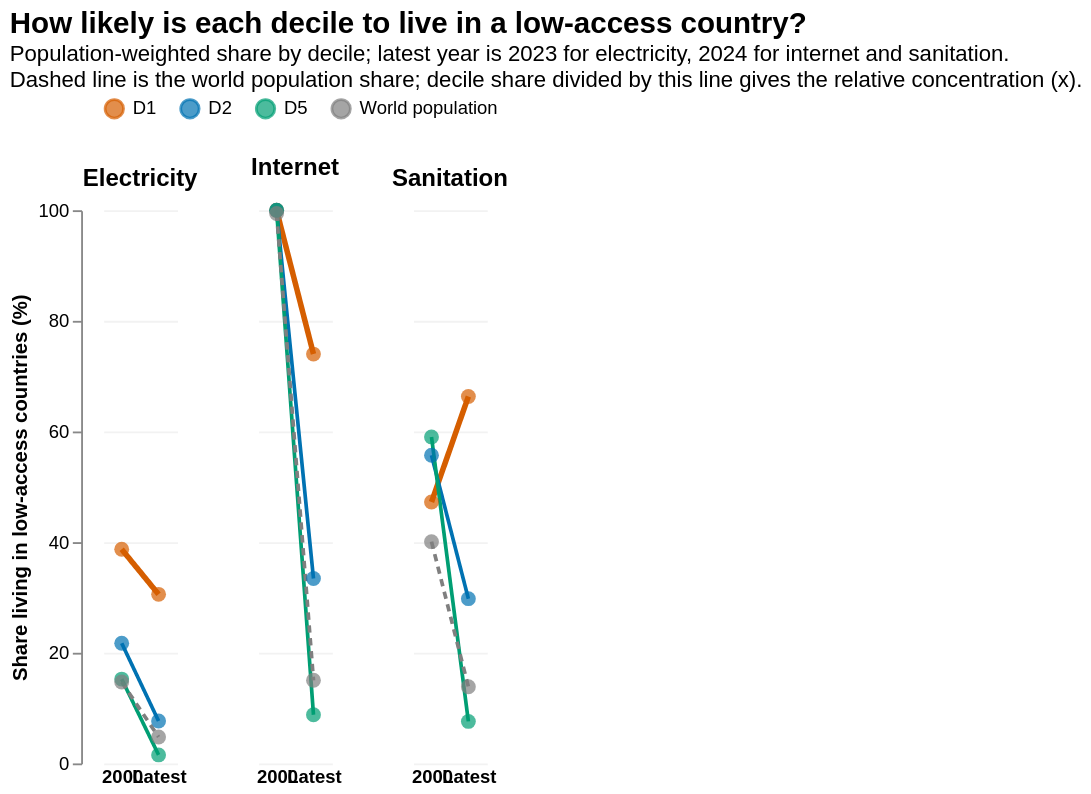

The cell this chart's notebook holds for it:
### Code cell
conditional_data = change_data[
    change_data['indicator'].isin(['Electricity', 'Internet', 'Sanitation'])
    & change_data['decile'].isin([1, 2, 5])
].copy()
conditional_data['series'] = conditional_data['decile_label']
conditional_data['probability'] = conditional_data['share']

world_reference = conditional_data[
    ['indicator', 'year', 'period', 'world']
].drop_duplicates().rename(columns={'world': 'probability'})
world_reference['series'] = 'World population'

conditional_chart_data = pd.concat(
    [
        conditional_data[['indicator', 'year', 'period', 'series', 'probability']],
        world_reference[['indicator', 'year', 'period', 'series', 'probability']],
    ],
    ignore_index=True,
)
conditional_chart_data['period_axis'] = conditional_chart_data['period'].map(
    {'Around 2000': '2000', 'Latest': 'Latest'}
)

CONDITIONAL_SERIES = ['D1', 'D2', 'D5', 'World population']
CONDITIONAL_COLORS = ['#D55E00', '#0072B2', '#009E73', '#7F7F7F']
conditional_base = alt.Chart(conditional_chart_data).encode(
    x=alt.X(
        'period_axis:N',
        sort=['2000', 'Latest'],
        title=None,
        axis=alt.Axis(labelAngle=0, labelFontWeight='bold', domain=False, ticks=False),
    ),
    y=alt.Y(
        'probability:Q',
        title='Share living in low-access countries (%)',
        scale=alt.Scale(domain=[0, 100]),
        axis=alt.Axis(values=list(range(0, 101, 20)), grid=True),
    ),
    color=alt.Color(
        'series:N',
        title=None,
        sort=CONDITIONAL_SERIES,
        scale=alt.Scale(domain=CONDITIONAL_SERIES, range=CONDITIONAL_COLORS),
        legend=alt.Legend(orient='top'),
    ),
    detail='series:N',
)
conditional_lines = conditional_base.mark_line().encode(
    strokeWidth=alt.condition(alt.datum.series == 'D1', alt.value(3), alt.value(2)),
    strokeDash=alt.condition(alt.datum.series == 'World population', alt.value([4, 3]), alt.value([1, 0])),
)
conditional_points = conditional_base.mark_point(filled=True, size=65).encode(
    tooltip=[
        alt.Tooltip('indicator:N', title='Service'),
        alt.Tooltip('series:N', title='Group'),
        alt.Tooltip('year:Q', title='Year', format='d'),
        alt.Tooltip('probability:Q', title='Share (%)', format='.1f'),
    ],
)

conditional_probability_chart = (
    alt.layer(conditional_lines, conditional_points)
    .facet(
        facet=alt.Facet(
            'indicator:N',
            sort=['Electricity', 'Internet', 'Sanitation'],
            title=None,
            header=alt.Header(labelFontSize=13, labelFontWeight='bold'),
        ),
        columns=3,
    )
    .properties(
        title=alt.TitleParams(
            'How likely is each decile to live in a low-access country?',
            subtitle=[
                'Population-weighted share by decile; latest year is 2023 for electricity, 2024 for internet and sanitation.',
                'Dashed line is the world population share; decile share divided by this line gives the relative concentration (x).',
            ],
            anchor='start',
            fontSize=16,
        ),
    )
    .configure_view(stroke=None)
    .configure_axis(gridColor='#E6E6E6', gridOpacity=0.5)
)
conditional_probability_chart

### Figure 1 — Vega-Lite specification as saved in the notebook (floating-point values rounded to 4 significant figures)
{"config": {"view": {"continuousWidth": 300, "continuousHeight": 300, "stroke": null}, "axis": {"gridColor": "#E6E6E6", "gridOpacity": 0.5}}, "data": {"name": "data-4578e8615ddca30b9a55a01c49f222a0"}, "facet": {"field": "indicator", "header": {"labelFontSize": 13, "labelFontWeight": "bold"}, "sort": ["Electricity", "Internet", "Sanitation"], "title": null, "type": "nominal"}, "spec": {"layer": [{"mark": {"type": "line"}, "encoding": {"color": {"field": "series", "legend": {"orient": "top"}, "scale": {"domain": ["D1", "D2", "D5", "World population"], "range": ["#D55E00", "#0072B2", "#009E73", "#7F7F7F"]}, "sort": ["D1", "D2", "D5", "World population"], "title": null, "type": "nominal"}, "detail": {"field": "series", "type": "nominal"}, "strokeDash": {"condition": {"test": "(datum.series === 'World population')", "value": [4, 3]}, "value": [1, 0]}, "strokeWidth": {"condition": {"test": "(datum.series === 'D1')", "value": 3}, "value": 2}, "x": {"axis": {"domain": false, "labelAngle": 0, "labelFontWeight": "bold", "ticks": false}, "field": "period_axis", "sort": ["2000", "Latest"], "title": null, "type": "nominal"}, "y": {"axis": {"grid": true, "values": [0, 20, 40, 60, 80, 100]}, "field": "probability", "scale": {"domain": [0, 100]}, "title": "Share living in low-access countries (%)", "type": "quantitative"}}}, {"mark": {"type": "point", "filled": true, "size": 65}, "encoding": {"color": {"field": "series", "legend": {"orient": "top"}, "scale": {"domain": ["D1", "D2", "D5", "World population"], "range": ["#D55E00", "#0072B2", "#009E73", "#7F7F7F"]}, "sort": ["D1", "D2", "D5", "World population"], "title": null, "type": "nominal"}, "detail": {"field": "series", "type": "nominal"}, "tooltip": [{"field": "indicator", "title": "Service", "type": "nominal"}, {"field": "series", "title": "Group", "type": "nominal"}, {"field": "year", "format": "d", "title": "Year", "type": "quantitative"}, {"field": "probability", "format": ".1f", "title": "Share (%)", "type": "quantitative"}], "x": {"axis": {"domain": false, "labelAngle": 0, "labelFontWeight": "bold", "ticks": false}, "field": "period_axis", "sort": ["2000", "Latest"], "title": null, "type": "nominal"}, "y": {"axis": {"grid": true, "values": [0, 20, 40, 60, 80, 100]}, "field": "probability", "scale": {"domain": [0, 100]}, "title": "Share living in low-access countries (%)", "type": "quantitative"}}}]}, "columns": 3, "title": {"text": "How likely is each decile to live in a low-access country?", "anchor": "start", "fontSize": 16, "subtitle": ["Population-weighted share by decile; latest year is 2023 for electricity, 2024 for internet and sanitation.", "Dashed line is the world population share; decile share divided by this line gives the relative concentration (x)."]}, "$schema": "https://vega.github.io/schema/vega-lite/v6.4.1.json", "datasets": {"data-4578e8615ddca30b9a55a01c49f222a0": [{"indicator": "Electricity", "year": 2000, "period": "Around 2000", "series": "D1", "probability": 38.71, "period_axis": "2000"}, {"indicator": "Electricity", "year": 2000, "period": "Around 2000", "series": "D2", "probability": 21.73, "period_axis": "2000"}, {"indicator": "Electricity", "year": 2000, "period": "Around 2000", "series": "D5", "probability": 15.25, "period_axis": "2000"}, {"indicator": "Electricity", "year": 2023, "period": "Latest", "series": "D1", "probability": 30.57, "period_axis": "Latest"}, {"indicator": "Electricity", "year": 2023, "period": "Latest", "series": "D2", "probability": 7.675, "period_axis": "Latest"}, {"indicator": "Electricity", "year": 2023, "period": "Latest", "series": "D5", "probability": 1.539, "period_axis": "Latest"}, {"indicator": "Internet", "year": 2000, "period": "Around 2000", "series": "D1", "probability": 99.99, "period_axis": "2000"}, {"indicator": "Internet", "year": 2000, "period": "Around 2000", "series": "D2", "probability": 100.0, "period_axis": "2000"}, {"indicator": "Internet", "year": 2000, "period": "Around 2000", "series": "D5", "probability": 99.99, "period_axis": "2000"}, {"indicator": "Internet", "year": 2024, "period": "Latest", "series": "D1", "probability": 74.0, "period_axis": "Latest"}, {"indicator": "Internet", "year": 2024, "period": "Latest", "series": "D2", "probability": 33.42, "period_axis": "Latest"}, {"indicator": "Internet", "year": 2024, "period": "Latest", "series": "D5", "probability": 8.796, "period_axis": "Latest"}, {"indicator": "Sanitation", "year": 2000, "period": "Around 2000", "series": "D1", "probability": 47.25, "period_axis": "2000"}, {"indicator": "Sanitation", "year": 2000, "period": "Around 2000", "series": "D2", "probability": 55.71, "period_axis": "2000"}, {"indicator": "Sanitation", "year": 2000, "period": "Around 2000", "series": "D5", "probability": 59.02, "period_axis": "2000"}, {"indicator": "Sanitation", "year": 2024, "period": "Latest", "series": "D1", "probability": 66.33, "period_axis": "Latest"}, {"indicator": "Sanitation", "year": 2024, "period": "Latest", "series": "D2", "probability": 29.78, "period_axis": "Latest"}, {"indicator": "Sanitation", "year": 2024, "period": "Latest", "series": "D5", "probability": 7.597, "period_axis": "Latest"}, {"indicator": "Electricity", "year": 2000, "period": "Around 2000", "series": "World population", "probability": 14.71, "period_axis": "2000"}, {"indicator": "Electricity", "year": 2023, "period": "Latest", "series": "World population", "probability": 4.773, "period_axis": "Latest"}, {"indicator": "Internet", "year": 2000, "period": "Around 2000", "series": "World population", "probability": 99.4, "period_axis": "2000"}, {"indicator": "Internet", "year": 2024, "period": "Latest", "series": "World population", "probability": 15.02, "period_axis": "Latest"}, {"indicator": "Sanitation", "year": 2000, "period": "Around 2000", "series": "World population", "probability": 40.09, "period_axis": "2000"}, {"indicator": "Sanitation", "year": 2024, "period": "Latest", "series": "World population", "probability": 13.85, "period_axis": "Latest"}]}}
